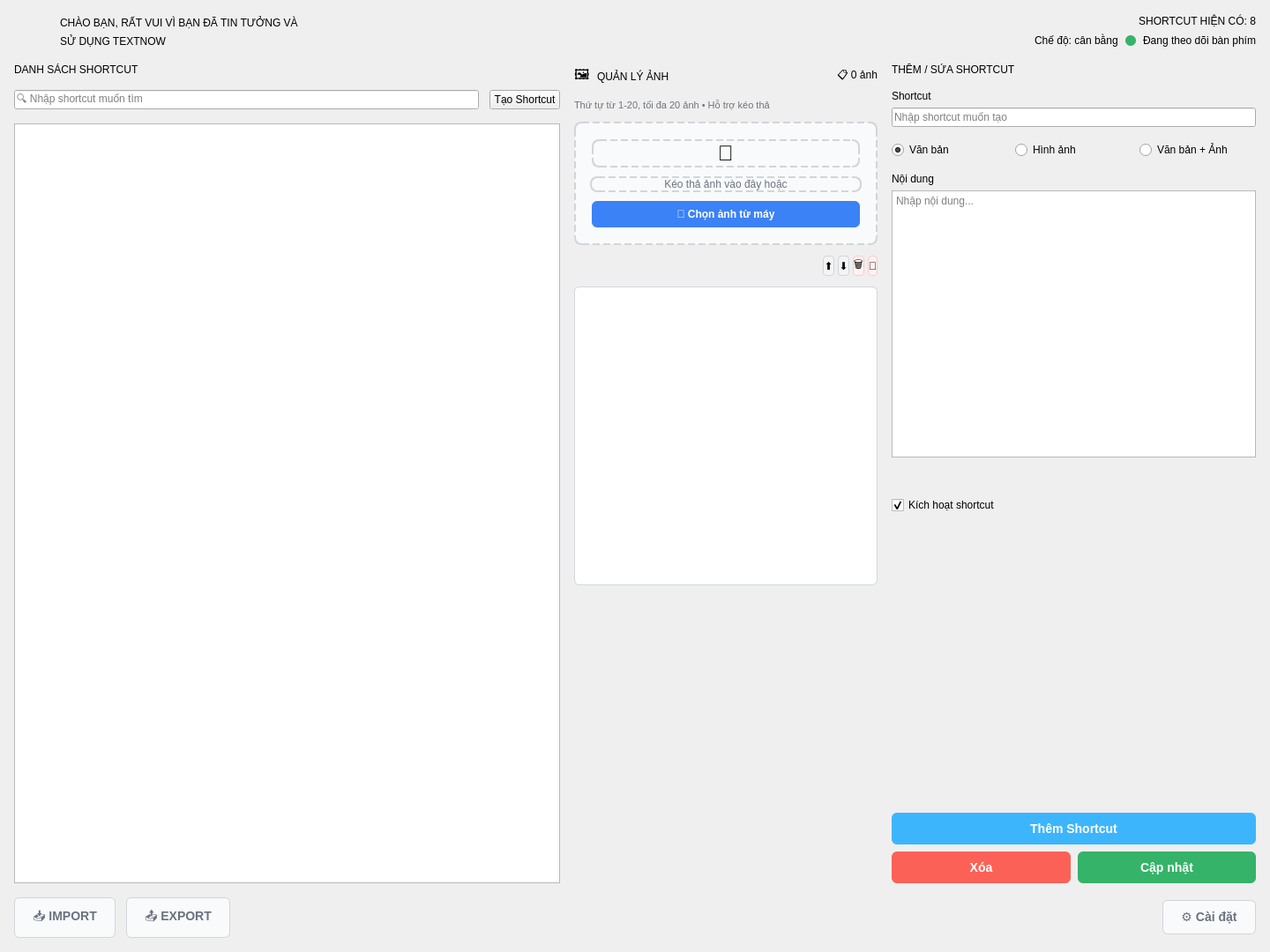
<?xml version="1.0" encoding="UTF-8"?>
<ui version="4.0">
 <class>MainWindow</class>
 <widget class="QMainWindow" name="MainWindow">
  <property name="geometry">
   <rect>
    <x>0</x>
    <y>0</y>
    <width>1440</width>
    <height>1080</height>
   </rect>
  </property>
  <property name="windowTitle">
   <string>TextNow - Auto Text &amp; Image</string>
  </property>
  <widget class="QWidget" name="centralwidget">
   <layout class="QVBoxLayout" name="verticalLayout_main">
    <property name="spacing">
     <number>16</number>
    </property>
    <property name="leftMargin">
     <number>16</number>
    </property>
    <property name="topMargin">
     <number>16</number>
    </property>
    <property name="rightMargin">
     <number>16</number>
    </property>
    <property name="bottomMargin">
     <number>16</number>
    </property>
    
    <!-- HEADER SECTION -->
    <item>
     <widget class="QWidget" name="headerWidget">
      <property name="objectName">
       <string>headerWidget</string>
      </property>
      <property name="maximumHeight">
       <number>80</number>
      </property>
      <layout class="QHBoxLayout" name="headerLayout">
       <property name="spacing">
        <number>16</number>
       </property>
       <property name="leftMargin">
        <number>0</number>
       </property>
       <property name="topMargin">
        <number>0</number>
       </property>
       <property name="rightMargin">
        <number>0</number>
       </property>
       <property name="bottomMargin">
        <number>0</number>
       </property>
       
       <!-- Logo và text bên trái -->
       <item>
        <layout class="QHBoxLayout" name="leftHeaderLayout">
         <property name="spacing">
          <number>12</number>
         </property>
         <item>
          <widget class="QLabel" name="logoIconLabel">
           <property name="maximumSize">
            <size>
             <width>40</width>
             <height>40</height>
            </size>
           </property>
           <property name="minimumSize">
            <size>
             <width>40</width>
             <height>40</height>
            </size>
           </property>
           <property name="pixmap">
            <pixmap>logos/logo_64x64.png</pixmap>
           </property>
           <property name="scaledContents">
            <bool>true</bool>
           </property>
           <property name="alignment">
            <set>Qt::AlignCenter</set>
           </property>
          </widget>
         </item>
         <item>
          <layout class="QVBoxLayout" name="logoTextLayout">
           <property name="spacing">
            <number>2</number>
           </property>
           <item>
            <widget class="QLabel" name="logoLabel">
             <property name="objectName">
              <string>logoLabel</string>
             </property>
             <property name="text">
              <string>CHÀO BẠN, RẤT VUI VÌ BẠN ĐÃ TIN TƯỞNG VÀ</string>
             </property>
            </widget>
           </item>
           <item>
            <widget class="QLabel" name="logoSubLabel">
             <property name="objectName">
              <string>logoLabel</string>
             </property>
             <property name="text">
              <string>SỬ DỤNG TEXTNOW</string>
             </property>
            </widget>
           </item>
          </layout>
         </item>
        </layout>
       </item>
       
       <!-- Spacer để đẩy content sang phải -->
       <item>
        <spacer name="headerSpacer">
         <property name="orientation">
          <enum>Qt::Horizontal</enum>
         </property>
         <property name="sizeHint" stdset="0">
          <size>
           <width>40</width>
           <height>20</height>
          </size>
         </property>
        </spacer>
       </item>
       
       <!-- Info bên phải -->
       <item>
        <layout class="QVBoxLayout" name="rightHeaderLayout">
         <property name="spacing">
          <number>4</number>
         </property>
         <item>
          <widget class="QLabel" name="countLabel">
           <property name="objectName">
            <string>countLabel</string>
           </property>
           <property name="text">
            <string>SHORTCUT HIỆN CÓ: 8</string>
           </property>
           <property name="alignment">
            <set>Qt::AlignRight|Qt::AlignVCenter</set>
           </property>
          </widget>
         </item>
         <item>
          <layout class="QHBoxLayout" name="statusLayout">
           <property name="spacing">
            <number>8</number>
           </property>
           <item>
            <spacer name="statusSpacer">
             <property name="orientation">
              <enum>Qt::Horizontal</enum>
             </property>
             <property name="sizeHint" stdset="0">
              <size>
               <width>40</width>
               <height>20</height>
              </size>
             </property>
            </spacer>
           </item>
           <item>
            <widget class="QLabel" name="modeLabel">
             <property name="objectName">
              <string>modeLabel</string>
             </property>
             <property name="text">
              <string>Chế độ: cân bằng</string>
             </property>
            </widget>
           </item>
           <item>
            <widget class="QLabel" name="statusIndicator">
             <property name="maximumSize">
              <size>
               <width>12</width>
               <height>12</height>
              </size>
             </property>
             <property name="minimumSize">
              <size>
               <width>12</width>
               <height>12</height>
              </size>
             </property>
             <property name="styleSheet">
              <string>background-color: #34B369; border-radius: 6px;</string>
             </property>
             <property name="text">
              <string></string>
             </property>
            </widget>
           </item>
           <item>
            <widget class="QLabel" name="statusLabel">
             <property name="objectName">
              <string>statusLabel</string>
             </property>
             <property name="text">
              <string>Đang theo dõi bàn phím</string>
             </property>
            </widget>
           </item>
          </layout>
         </item>
        </layout>
       </item>
      </layout>
     </widget>
    </item>
    
    <!-- MAIN CONTENT SECTION -->
    <item>
     <layout class="QHBoxLayout" name="mainContentLayout">
      <property name="spacing">
       <number>16</number>
      </property>
      
      <!-- SHORTCUT LIST PANEL (45%) -->
      <item>
       <widget class="QWidget" name="shortcutListCard">
        <property name="objectName">
         <string>shortcutListCard</string>
        </property>
        <property name="sizePolicy">
         <sizepolicy hsizetype="Expanding" vsizetype="Expanding">
          <horstretch>45</horstretch>
          <verstretch>0</verstretch>
         </sizepolicy>
        </property>
        <layout class="QVBoxLayout" name="shortcutListLayout">
         <property name="spacing">
          <number>16</number>
         </property>
         <property name="leftMargin">
          <number>0</number>
         </property>
         <property name="topMargin">
          <number>0</number>
         </property>
         <property name="rightMargin">
          <number>0</number>
         </property>
         <property name="bottomMargin">
          <number>0</number>
         </property>
         
         <!-- Title -->
         <item>
          <widget class="QLabel" name="shortcutListTitle">
           <property name="objectName">
            <string>shortcutListTitle</string>
           </property>
           <property name="text">
            <string>DANH SÁCH SHORTCUT</string>
           </property>
          </widget>
         </item>
         
         <!-- Search và Create button -->
         <item>
          <layout class="QHBoxLayout" name="searchCreateLayout">
           <property name="spacing">
            <number>12</number>
           </property>
           <item>
            <widget class="QLineEdit" name="searchLineEdit">
             <property name="objectName">
              <string>searchLineEdit</string>
             </property>
             <property name="placeholderText">
              <string>🔍 Nhập shortcut muốn tìm</string>
             </property>
            </widget>
           </item>
           <item>
            <widget class="QPushButton" name="createShortcutBtn">
             <property name="objectName">
              <string>createShortcutBtn</string>
             </property>
             <property name="text">
              <string>Tạo Shortcut</string>
             </property>
            </widget>
           </item>
          </layout>
         </item>
         
         <!-- Table -->
         <item>
          <widget class="QTableView" name="shortcutTableView">
           <property name="alternatingRowColors">
            <bool>false</bool>
           </property>
           <property name="selectionBehavior">
            <enum>QAbstractItemView::SelectRows</enum>
           </property>
           <property name="horizontalScrollMode">
            <enum>QAbstractItemView::ScrollPerPixel</enum>
           </property>
           <property name="verticalScrollMode">
            <enum>QAbstractItemView::ScrollPerPixel</enum>
           </property>
           <property name="showGrid">
            <bool>false</bool>
           </property>
           <property name="wordWrap">
            <bool>false</bool>
           </property>
           <attribute name="horizontalHeaderStretchLastSection">
            <bool>true</bool>
           </attribute>
           <attribute name="verticalHeaderVisible">
            <bool>false</bool>
           </attribute>
          </widget>
         </item>
        </layout>
       </widget>
      </item>
      
      <!-- IMAGE MANAGEMENT PANEL (25%) -->
      <item>
       <widget class="QWidget" name="imageManagerCard">
        <property name="objectName">
         <string>imageManagerCard</string>
        </property>
        <property name="sizePolicy">
         <sizepolicy hsizetype="Expanding" vsizetype="Expanding">
          <horstretch>25</horstretch>
          <verstretch>0</verstretch>
         </sizepolicy>
        </property>
        <layout class="QVBoxLayout" name="imageManagerLayout">
         <property name="spacing">
          <number>12</number>
         </property>
         <property name="leftMargin">
          <number>0</number>
         </property>
         <property name="topMargin">
          <number>0</number>
         </property>
         <property name="rightMargin">
          <number>0</number>
         </property>
         <property name="bottomMargin">
          <number>0</number>
         </property>
         
         <!-- Header với icon và title -->
         <item>
          <layout class="QHBoxLayout" name="imageHeaderLayout">
           <property name="spacing">
            <number>8</number>
           </property>
           <item>
            <widget class="QLabel" name="imageHeaderIcon">
             <property name="text">
              <string>🖼️</string>
             </property>
             <property name="styleSheet">
              <string>font-size: 16px;</string>
             </property>
            </widget>
           </item>
           <item>
            <widget class="QLabel" name="imageHeaderTitle">
             <property name="objectName">
              <string>imageHeaderTitle</string>
             </property>
             <property name="text">
              <string>QUẢN LÝ ẢNH</string>
             </property>
            </widget>
           </item>
           <item>
            <spacer name="imageHeaderSpacer">
             <property name="orientation">
              <enum>Qt::Horizontal</enum>
             </property>
             <property name="sizeHint" stdset="0">
              <size>
               <width>40</width>
               <height>20</height>
              </size>
             </property>
            </spacer>
           </item>
           <item>
            <widget class="QLabel" name="imageCountLabel">
             <property name="objectName">
              <string>imageCountLabel</string>
             </property>
             <property name="text">
              <string>📋 0 ảnh</string>
             </property>
            </widget>
           </item>
          </layout>
         </item>
         
         <!-- Info label -->
         <item>
          <widget class="QLabel" name="imageInfoLabel">
           <property name="text">
            <string>Thứ tự từ 1-20, tối đa 20 ảnh • Hỗ trợ kéo thả</string>
           </property>
           <property name="styleSheet">
            <string>color: #6B7280; font-size: 11px;</string>
           </property>
          </widget>
         </item>
         
         <!-- Drop zone area -->
         <item>
          <widget class="QWidget" name="dropZoneWidget">
           <property name="minimumHeight">
            <number>80</number>
           </property>
           <property name="styleSheet">
            <string>QWidget { border: 2px dashed #D1D5DB; border-radius: 8px; background-color: #F9FAFB; }
QWidget:hover { border-color: #3B82F6; background-color: #EBF8FF; }</string>
           </property>
           <layout class="QVBoxLayout" name="dropZoneLayout">
            <property name="spacing">
             <number>4</number>
            </property>
            <property name="leftMargin">
             <number>16</number>
            </property>
            <property name="topMargin">
             <number>16</number>
            </property>
            <property name="rightMargin">
             <number>16</number>
            </property>
            <property name="bottomMargin">
             <number>16</number>
            </property>
            <item>
             <widget class="QLabel" name="dropIconLabel">
              <property name="text">
               <string>📁</string>
              </property>
              <property name="alignment">
               <set>Qt::AlignCenter</set>
              </property>
              <property name="styleSheet">
               <string>font-size: 24px; margin: 4px;</string>
              </property>
             </widget>
            </item>
            <item>
             <widget class="QLabel" name="dropTextLabel">
              <property name="text">
               <string>Kéo thả ảnh vào đây hoặc</string>
              </property>
              <property name="alignment">
               <set>Qt::AlignCenter</set>
              </property>
              <property name="styleSheet">
               <string>color: #6B7280; font-size: 12px; margin: 2px;</string>
              </property>
             </widget>
            </item>
            <item>
             <widget class="QPushButton" name="chooseImagesBtn">
              <property name="text">
               <string>📂 Chọn ảnh từ máy</string>
              </property>
              <property name="styleSheet">
               <string>QPushButton { background-color: #3B82F6; color: #FFFFFF; border: none; border-radius: 6px; padding: 8px 16px; font-size: 12px; font-weight: bold; margin: 4px; }
QPushButton:hover { background-color: #2563EB; }
QPushButton:pressed { background-color: #1D4ED8; }</string>
              </property>
             </widget>
            </item>
           </layout>
          </widget>
         </item>
         
         <!-- Control buttons -->
         <item>
          <layout class="QHBoxLayout" name="imageControlLayout">
           <property name="spacing">
            <number>4</number>
           </property>
           <item>
            <spacer name="imageControlSpacer">
             <property name="orientation">
              <enum>Qt::Horizontal</enum>
             </property>
             <property name="sizeHint" stdset="0">
              <size>
               <width>40</width>
               <height>20</height>
              </size>
             </property>
            </spacer>
           </item>
           <item>
            <widget class="QPushButton" name="moveUpBtn">
             <property name="text">
              <string>⬆️</string>
             </property>
             <property name="toolTip">
              <string>Di chuyển lên</string>
             </property>
             <property name="maximumSize">
              <size>
               <width>32</width>
               <height>28</height>
              </size>
             </property>
             <property name="styleSheet">
              <string>QPushButton { background-color: #F3F4F6; border: 1px solid #D1D5DB; border-radius: 4px; font-size: 12px; }
QPushButton:hover { background-color: #E5E7EB; }
QPushButton:disabled { opacity: 0.5; }</string>
             </property>
            </widget>
           </item>
           <item>
            <widget class="QPushButton" name="moveDownBtn">
             <property name="text">
              <string>⬇️</string>
             </property>
             <property name="toolTip">
              <string>Di chuyển xuống</string>
             </property>
             <property name="maximumSize">
              <size>
               <width>32</width>
               <height>28</height>
              </size>
             </property>
             <property name="styleSheet">
              <string>QPushButton { background-color: #F3F4F6; border: 1px solid #D1D5DB; border-radius: 4px; font-size: 12px; }
QPushButton:hover { background-color: #E5E7EB; }
QPushButton:disabled { opacity: 0.5; }</string>
             </property>
            </widget>
           </item>
           <item>
            <widget class="QPushButton" name="removeImageBtn">
             <property name="text">
              <string>🗑️</string>
             </property>
             <property name="toolTip">
              <string>Xóa ảnh đã chọn</string>
             </property>
             <property name="maximumSize">
              <size>
               <width>32</width>
               <height>28</height>
              </size>
             </property>
             <property name="styleSheet">
              <string>QPushButton { background-color: #FEF2F2; border: 1px solid #FECACA; border-radius: 4px; font-size: 12px; }
QPushButton:hover { background-color: #FEE2E2; }
QPushButton:disabled { opacity: 0.5; }</string>
             </property>
            </widget>
           </item>
           <item>
            <widget class="QPushButton" name="clearImagesBtn">
             <property name="text">
              <string>🧹</string>
             </property>
             <property name="toolTip">
              <string>Xóa tất cả ảnh</string>
             </property>
             <property name="maximumSize">
              <size>
               <width>32</width>
               <height>28</height>
              </size>
             </property>
             <property name="styleSheet">
              <string>QPushButton { background-color: #FEF2F2; border: 1px solid #FECACA; border-radius: 4px; font-size: 12px; }
QPushButton:hover { background-color: #FEE2E2; }
QPushButton:disabled { opacity: 0.5; }</string>
             </property>
            </widget>
           </item>
          </layout>
         </item>
         
         <!-- Images list -->
         <item>
          <widget class="QListWidget" name="imagesListWidget">
           <property name="minimumHeight">
            <number>120</number>
           </property>
           <property name="maximumHeight">
            <number>300</number>
           </property>
           <property name="verticalScrollBarPolicy">
            <enum>Qt::ScrollBarAsNeeded</enum>
           </property>
           <property name="horizontalScrollBarPolicy">
            <enum>Qt::ScrollBarAlwaysOff</enum>
           </property>
           <property name="styleSheet">
            <string>QListWidget { border: 1px solid #D1D5DB; border-radius: 6px; background-color: #FFFFFF; font-size: 11px; }
QListWidget::item { padding: 8px; border-bottom: 1px solid #F3F4F6; margin: 2px; border-radius: 4px; }
QListWidget::item:selected { background-color: #EBF8FF; border: 1px solid #3B82F6; }
QListWidget::item:hover { background-color: #F8FAFC; }</string>
           </property>
          </widget>
         </item>
         
         <!-- Spacer để đẩy content lên trên -->
         <item>
          <spacer name="imageManagerSpacer">
           <property name="orientation">
            <enum>Qt::Vertical</enum>
           </property>
           <property name="sizeHint" stdset="0">
            <size>
             <width>20</width>
             <height>40</height>
            </size>
           </property>
          </spacer>
         </item>
        </layout>
       </widget>
      </item>
      
      <!-- FORM PANEL (30%) -->
      <item>
       <widget class="QWidget" name="formCard">
        <property name="objectName">
         <string>formCard</string>
        </property>
        <property name="sizePolicy">
         <sizepolicy hsizetype="Expanding" vsizetype="Expanding">
          <horstretch>30</horstretch>
          <verstretch>0</verstretch>
         </sizepolicy>
        </property>
        <layout class="QVBoxLayout" name="formLayout">
         <property name="spacing">
          <number>16</number>
         </property>
         <property name="leftMargin">
          <number>0</number>
         </property>
         <property name="topMargin">
          <number>0</number>
         </property>
         <property name="rightMargin">
          <number>0</number>
         </property>
         <property name="bottomMargin">
          <number>0</number>
         </property>
         
         <!-- Title -->
         <item>
          <widget class="QLabel" name="formTitle">
           <property name="objectName">
            <string>formTitle</string>
           </property>
           <property name="text">
            <string>THÊM / SỬA SHORTCUT</string>
           </property>
          </widget>
         </item>
         
         <!-- Shortcut input -->
         <item>
          <layout class="QVBoxLayout" name="shortcutInputLayout">
           <property name="spacing">
            <number>6</number>
           </property>
           <item>
            <widget class="QLabel" name="shortcutLabel">
             <property name="text">
              <string>Shortcut</string>
             </property>
            </widget>
           </item>
           <item>
            <widget class="QLineEdit" name="shortcutLineEdit">
             <property name="placeholderText">
              <string>Nhập shortcut muốn tạo</string>
             </property>
            </widget>
           </item>
          </layout>
         </item>
         
         <!-- Type selection -->
         <item>
          <layout class="QVBoxLayout" name="typeSelectionLayout">
           <property name="spacing">
            <number>12</number>
           </property>
           <item>
            <layout class="QHBoxLayout" name="typeButtonsLayout">
             <property name="spacing">
              <number>8</number>
             </property>
             <item>
              <widget class="QRadioButton" name="textRadioBtn">
               <property name="text">
                <string>Văn bản</string>
               </property>
               <property name="checked">
                <bool>true</bool>
               </property>
              </widget>
             </item>
             <item>
              <widget class="QRadioButton" name="imageRadioBtn">
               <property name="text">
                <string>Hình ảnh</string>
               </property>
              </widget>
             </item>
             <item>
              <widget class="QRadioButton" name="mixedRadioBtn">
               <property name="text">
                <string>Văn bản + Ảnh</string>
               </property>
              </widget>
             </item>
            </layout>
           </item>
          </layout>
         </item>
         
         <!-- Content area -->
         <item>
          <layout class="QVBoxLayout" name="contentLayout">
           <property name="spacing">
            <number>6</number>
           </property>
           <item>
            <widget class="QLabel" name="contentLabel">
             <property name="text">
              <string>Nội dung</string>
             </property>
            </widget>
           </item>
           <item>
            <widget class="QTextEdit" name="contentTextEdit">
             <property name="maximumHeight">
              <number>200</number>
             </property>
             <property name="placeholderText">
              <string>Nhập nội dung...</string>
             </property>
            </widget>
           </item>
          </layout>
         </item>
         
         <!-- Additional info section -->
         <item>
          <layout class="QVBoxLayout" name="additionalInfoLayout">
           <property name="spacing">
            <number>8</number>
           </property>
           <item>
            <widget class="QLabel" name="placeholderLabel">
             <property name="text">
              <string><!-- Dynamic content will be inserted here --></string>
             </property>
             <property name="styleSheet">
              <string>color: #9CA3AF; font-size: 10px; font-style: italic;</string>
             </property>
            </widget>
           </item>
          </layout>
         </item>
         
         <!-- Activate checkbox -->
         <item>
          <widget class="QCheckBox" name="activateCheckBox">
           <property name="text">
            <string>Kích hoạt shortcut</string>
           </property>
           <property name="checked">
            <bool>true</bool>
           </property>
          </widget>
         </item>
         
         <!-- Spacer để đẩy buttons xuống dưới -->
         <item>
          <spacer name="formSpacer">
           <property name="orientation">
            <enum>Qt::Vertical</enum>
           </property>
           <property name="sizeHint" stdset="0">
            <size>
             <width>20</width>
             <height>40</height>
            </size>
           </property>
          </spacer>
         </item>
         
         <!-- Action buttons -->
         <item>
          <layout class="QVBoxLayout" name="actionButtonsLayout">
           <property name="spacing">
            <number>8</number>
           </property>
           <item>
            <widget class="QPushButton" name="addBtn">
             <property name="text">
              <string>Thêm Shortcut</string>
             </property>
             <property name="styleSheet">
              <string>QPushButton { background-color: #3CB5FC; color: #FFFFFF; border: none; border-radius: 6px; padding: 10px 20px; font-size: 14px; font-weight: 500; }
QPushButton:hover { background-color: #3CB5FC; }
QPushButton:pressed { background-color: #5AB8E0; }</string>
             </property>
            </widget>
           </item>
           <item>
            <layout class="QHBoxLayout" name="editDeleteLayout">
             <property name="spacing">
              <number>8</number>
             </property>
             <item>
              <widget class="QPushButton" name="deleteBtn">
               <property name="text">
                <string>Xóa</string>
               </property>
               <property name="styleSheet">
                <string>QPushButton { background-color: #FC6157; color: #FFFFFF; border: none; border-radius: 6px; padding: 10px 20px; font-size: 14px; font-weight: 500; }
QPushButton:hover { background-color: #FB4F45; }
QPushButton:pressed { background-color: #E93E33; }</string>
               </property>
              </widget>
             </item>
             <item>
              <widget class="QPushButton" name="updateBtn">
               <property name="text">
                <string>Cập nhật</string>
               </property>
               <property name="styleSheet">
                <string>QPushButton { background-color: #34B369; color: #FFFFFF; border: none; border-radius: 6px; padding: 10px 20px; font-size: 14px; font-weight: 500; }
QPushButton:hover { background-color: #2DA55B; }
QPushButton:pressed { background-color: #26964E; }</string>
               </property>
              </widget>
             </item>
            </layout>
           </item>
          </layout>
         </item>
        </layout>
       </widget>
      </item>
     </layout>
    </item>
    
    <!-- FOOTER SECTION -->
    <item>
     <widget class="QWidget" name="footerWidget">
      <property name="objectName">
       <string>footerWidget</string>
      </property>
      <property name="maximumHeight">
       <number>60</number>
      </property>
      <layout class="QHBoxLayout" name="footerLayout">
       <property name="spacing">
        <number>16</number>
       </property>
       <property name="leftMargin">
        <number>0</number>
       </property>
       <property name="topMargin">
        <number>0</number>
       </property>
       <property name="rightMargin">
        <number>0</number>
       </property>
       <property name="bottomMargin">
        <number>0</number>
       </property>
       
       <!-- Import/Export buttons -->
       <item>
        <layout class="QHBoxLayout" name="importExportLayout">
         <property name="spacing">
          <number>12</number>
         </property>
         <item>
          <widget class="QPushButton" name="importBtn">
           <property name="text">
            <string>📥 IMPORT</string>
           </property>
           <property name="styleSheet">
            <string>QPushButton { background-color: #F9FAFB; color: #6B7280; border: 1px solid #D1D5DB; border-radius: 6px; padding: 10px 20px; font-size: 14px; font-weight: 500; }
QPushButton:hover { background-color: #F3F4F6; border-color: #9CA3AF; }
QPushButton:pressed { background-color: #E5E7EB; }</string>
           </property>
          </widget>
         </item>
         <item>
          <widget class="QPushButton" name="exportBtn">
           <property name="text">
            <string>📤 EXPORT</string>
           </property>
           <property name="styleSheet">
            <string>QPushButton { background-color: #F9FAFB; color: #6B7280; border: 1px solid #D1D5DB; border-radius: 6px; padding: 10px 20px; font-size: 14px; font-weight: 500; }
QPushButton:hover { background-color: #F3F4F6; border-color: #9CA3AF; }
QPushButton:pressed { background-color: #E5E7EB; }</string>
           </property>
          </widget>
         </item>
        </layout>
       </item>
       
       <!-- Spacer -->
       <item>
        <spacer name="footerSpacer">
         <property name="orientation">
          <enum>Qt::Horizontal</enum>
         </property>
         <property name="sizeHint" stdset="0">
          <size>
           <width>40</width>
           <height>20</height>
          </size>
         </property>
        </spacer>
       </item>
       
       <!-- Settings button -->
       <item>
        <widget class="QPushButton" name="settingsBtn">
         <property name="text">
          <string>⚙️ Cài đặt</string>
         </property>
         <property name="styleSheet">
          <string>QPushButton { background-color: #F9FAFB; color: #6B7280; border: 1px solid #D1D5DB; border-radius: 6px; padding: 10px 20px; font-size: 14px; font-weight: 500; }
QPushButton:hover { background-color: #F3F4F6; border-color: #9CA3AF; }
QPushButton:pressed { background-color: #E5E7EB; }</string>
         </property>
        </widget>
       </item>
      </layout>
     </widget>
    </item>
   </layout>
  </widget>
 </widget>
 <resources/>
 <connections/>
</ui> 
